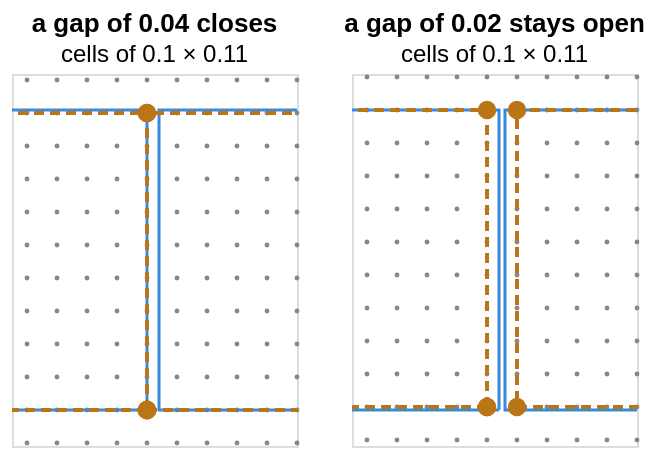

Specify this chart in Vega-Lite:
### Vega-Lite specification from a JSON file in a GitHub repository (floating-point values rounded to 4 significant figures)
{"config": {"view": {"continuousWidth": 400, "continuousHeight": 300, "fill": "transparent"}}, "hconcat": [{"layer": [{"data": {"name": "data-4c508c2e6000a6f8570270a0f38a9c72"}, "mark": {"type": "circle", "color": "#888780", "opacity": 1, "size": 6}, "encoding": {"x": {"axis": null, "field": "x", "scale": {"domain": [0.55, 1.5]}, "type": "quantitative"}, "y": {"axis": null, "field": "y", "scale": {"domain": [-0.12, 1.12]}, "type": "quantitative"}}}, {"data": {"name": "data-3855ffe3240dd9b94f504c9a12ad5997"}, "mark": {"type": "line", "clip": true, "color": "#378ADD", "strokeWidth": 1.5}, "encoding": {"detail": {"field": "part", "type": "nominal"}, "order": {"field": "o", "type": "quantitative"}, "x": {"axis": null, "field": "x", "scale": {"domain": [0.55, 1.5]}, "type": "quantitative"}, "y": {"axis": null, "field": "y", "scale": {"domain": [-0.12, 1.12]}, "type": "quantitative"}}}, {"data": {"name": "data-2fd39993470111dcb0a75370395ec0f4"}, "mark": {"type": "line", "clip": true, "color": "#BA7517", "strokeDash": [5, 3], "strokeWidth": 2}, "encoding": {"detail": {"field": "part", "type": "nominal"}, "order": {"field": "o", "type": "quantitative"}, "x": {"axis": null, "field": "x", "scale": {"domain": [0.55, 1.5]}, "type": "quantitative"}, "y": {"axis": null, "field": "y", "scale": {"domain": [-0.12, 1.12]}, "type": "quantitative"}}}, {"data": {"name": "data-2fd39993470111dcb0a75370395ec0f4"}, "mark": {"type": "point", "clip": true, "color": "#BA7517", "opacity": 1, "size": 60, "strokeWidth": 1.5}, "encoding": {"fill": {"condition": {"test": "datum.on", "value": "#BA7517"}, "value": null}, "x": {"axis": null, "field": "x", "scale": {"domain": [0.55, 1.5]}, "type": "quantitative"}, "y": {"axis": null, "field": "y", "scale": {"domain": [-0.12, 1.12]}, "type": "quantitative"}}}], "height": 186.0, "title": {"text": "a gap of 0.04 closes", "subtitle": "cells of 0.1 × 0.11"}, "width": 142.5}, {"layer": [{"data": {"name": "data-6c634826c50468cee68c3460d1b68643"}, "mark": {"type": "circle", "color": "#888780", "opacity": 1, "size": 6}, "encoding": {"x": {"axis": null, "field": "x", "scale": {"domain": [0.55, 1.5]}, "type": "quantitative"}, "y": {"axis": null, "field": "y", "scale": {"domain": [1.08, 2.32]}, "type": "quantitative"}}}, {"data": {"name": "data-3855ffe3240dd9b94f504c9a12ad5997"}, "mark": {"type": "line", "clip": true, "color": "#378ADD", "strokeWidth": 1.5}, "encoding": {"detail": {"field": "part", "type": "nominal"}, "order": {"field": "o", "type": "quantitative"}, "x": {"axis": null, "field": "x", "scale": {"domain": [0.55, 1.5]}, "type": "quantitative"}, "y": {"axis": null, "field": "y", "scale": {"domain": [1.08, 2.32]}, "type": "quantitative"}}}, {"data": {"name": "data-2fd39993470111dcb0a75370395ec0f4"}, "mark": {"type": "line", "clip": true, "color": "#BA7517", "strokeDash": [5, 3], "strokeWidth": 2}, "encoding": {"detail": {"field": "part", "type": "nominal"}, "order": {"field": "o", "type": "quantitative"}, "x": {"axis": null, "field": "x", "scale": {"domain": [0.55, 1.5]}, "type": "quantitative"}, "y": {"axis": null, "field": "y", "scale": {"domain": [1.08, 2.32]}, "type": "quantitative"}}}, {"data": {"name": "data-2fd39993470111dcb0a75370395ec0f4"}, "mark": {"type": "point", "clip": true, "color": "#BA7517", "opacity": 1, "size": 60, "strokeWidth": 1.5}, "encoding": {"fill": {"condition": {"test": "datum.on", "value": "#BA7517"}, "value": null}, "x": {"axis": null, "field": "x", "scale": {"domain": [0.55, 1.5]}, "type": "quantitative"}, "y": {"axis": null, "field": "y", "scale": {"domain": [1.08, 2.32]}, "type": "quantitative"}}}], "height": 186.0, "title": {"text": "a gap of 0.02 stays open", "subtitle": "cells of 0.1 × 0.11"}, "width": 142.5}], "background": "transparent", "$schema": "https://vega.github.io/schema/vega-lite/v6.4.1.json", "datasets": {"data-4c508c2e6000a6f8570270a0f38a9c72": [{"x": 0.6, "y": -0.11}, {"x": 0.7, "y": -0.11}, {"x": 0.8, "y": -0.11}, {"x": 0.9, "y": -0.11}, {"x": 1.0, "y": -0.11}, {"x": 1.1, "y": -0.11}, {"x": 1.2, "y": -0.11}, {"x": 1.3, "y": -0.11}, {"x": 1.4, "y": -0.11}, {"x": 1.5, "y": -0.11}, {"x": 0.6, "y": 0.0}, {"x": 0.7, "y": 0.0}, {"x": 0.8, "y": 0.0}, {"x": 0.9, "y": 0.0}, {"x": 1.0, "y": 0.0}, {"x": 1.1, "y": 0.0}, {"x": 1.2, "y": 0.0}, {"x": 1.3, "y": 0.0}, {"x": 1.4, "y": 0.0}, {"x": 1.5, "y": 0.0}, {"x": 0.6, "y": 0.11}, {"x": 0.7, "y": 0.11}, {"x": 0.8, "y": 0.11}, {"x": 0.9, "y": 0.11}, {"x": 1.0, "y": 0.11}, {"x": 1.1, "y": 0.11}, {"x": 1.2, "y": 0.11}, {"x": 1.3, "y": 0.11}, {"x": 1.4, "y": 0.11}, {"x": 1.5, "y": 0.11}, {"x": 0.6, "y": 0.22}, {"x": 0.7, "y": 0.22}, {"x": 0.8, "y": 0.22}, {"x": 0.9, "y": 0.22}, {"x": 1.0, "y": 0.22}, {"x": 1.1, "y": 0.22}, {"x": 1.2, "y": 0.22}, {"x": 1.3, "y": 0.22}, {"x": 1.4, "y": 0.22}, {"x": 1.5, "y": 0.22}, {"x": 0.6, "y": 0.33}, {"x": 0.7, "y": 0.33}, {"x": 0.8, "y": 0.33}, {"x": 0.9, "y": 0.33}, {"x": 1.0, "y": 0.33}, {"x": 1.1, "y": 0.33}, {"x": 1.2, "y": 0.33}, {"x": 1.3, "y": 0.33}, {"x": 1.4, "y": 0.33}, {"x": 1.5, "y": 0.33}, {"x": 0.6, "y": 0.44}, {"x": 0.7, "y": 0.44}, {"x": 0.8, "y": 0.44}, {"x": 0.9, "y": 0.44}, {"x": 1.0, "y": 0.44}, {"x": 1.1, "y": 0.44}, {"x": 1.2, "y": 0.44}, {"x": 1.3, "y": 0.44}, {"x": 1.4, "y": 0.44}, {"x": 1.5, "y": 0.44}, {"x": 0.6, "y": 0.55}, {"x": 0.7, "y": 0.55}, {"x": 0.8, "y": 0.55}, {"x": 0.9, "y": 0.55}, {"x": 1.0, "y": 0.55}, {"x": 1.1, "y": 0.55}, {"x": 1.2, "y": 0.55}, {"x": 1.3, "y": 0.55}, {"x": 1.4, "y": 0.55}, {"x": 1.5, "y": 0.55}, {"x": 0.6, "y": 0.66}, {"x": 0.7, "y": 0.66}, {"x": 0.8, "y": 0.66}, {"x": 0.9, "y": 0.66}, {"x": 1.0, "y": 0.66}, {"x": 1.1, "y": 0.66}, {"x": 1.2, "y": 0.66}, {"x": 1.3, "y": 0.66}, {"x": 1.4, "y": 0.66}, {"x": 1.5, "y": 0.66}, {"x": 0.6, "y": 0.77}, {"x": 0.7, "y": 0.77}, {"x": 0.8, "y": 0.77}, {"x": 0.9, "y": 0.77}, {"x": 1.0, "y": 0.77}, {"x": 1.1, "y": 0.77}, {"x": 1.2, "y": 0.77}, {"x": 1.3, "y": 0.77}, {"x": 1.4, "y": 0.77}, {"x": 1.5, "y": 0.77}, {"x": 0.6, "y": 0.88}, {"x": 0.7, "y": 0.88}, {"x": 0.8, "y": 0.88}, {"x": 0.9, "y": 0.88}, {"x": 1.0, "y": 0.88}, {"x": 1.1, "y": 0.88}, {"x": 1.2, "y": 0.88}, {"x": 1.3, "y": 0.88}, {"x": 1.4, "y": 0.88}, {"x": 1.5, "y": 0.88}, {"x": 0.6, "y": 0.99}, {"x": 0.7, "y": 0.99}, {"x": 0.8, "y": 0.99}, {"x": 0.9, "y": 0.99}, {"x": 1.0, "y": 0.99}, {"x": 1.1, "y": 0.99}, {"x": 1.2, "y": 0.99}, {"x": 1.3, "y": 0.99}, {"x": 1.4, "y": 0.99}, {"x": 1.5, "y": 0.99}, {"x": 0.6, "y": 1.1}, {"x": 0.7, "y": 1.1}, {"x": 0.8, "y": 1.1}, {"x": 0.9, "y": 1.1}, {"x": 1.0, "y": 1.1}, {"x": 1.1, "y": 1.1}, {"x": 1.2, "y": 1.1}, {"x": 1.3, "y": 1.1}, {"x": 1.4, "y": 1.1}, {"x": 1.5, "y": 1.1}], "data-3855ffe3240dd9b94f504c9a12ad5997": [{"x": 1.0, "y": 0.0, "part": 0, "o": 0}, {"x": 1.0, "y": 1.0, "part": 0, "o": 1}, {"x": 0.0, "y": 1.0, "part": 0, "o": 2}, {"x": 0.0, "y": 0.0, "part": 0, "o": 3}, {"x": 1.0, "y": 0.0, "part": 0, "o": 4}, {"x": 2.0, "y": 0.0, "part": 1, "o": 5}, {"x": 2.0, "y": 1.0, "part": 1, "o": 6}, {"x": 1.04, "y": 1.0, "part": 1, "o": 7}, {"x": 1.04, "y": 0.0, "part": 1, "o": 8}, {"x": 2.0, "y": 0.0, "part": 1, "o": 9}, {"x": 1.04, "y": 1.2, "part": 2, "o": 10}, {"x": 1.04, "y": 2.2, "part": 2, "o": 11}, {"x": 0.0, "y": 2.2, "part": 2, "o": 12}, {"x": 0.0, "y": 1.2, "part": 2, "o": 13}, {"x": 1.04, "y": 1.2, "part": 2, "o": 14}, {"x": 2.0, "y": 1.2, "part": 3, "o": 15}, {"x": 2.0, "y": 2.2, "part": 3, "o": 16}, {"x": 1.06, "y": 2.2, "part": 3, "o": 17}, {"x": 1.06, "y": 1.2, "part": 3, "o": 18}, {"x": 2.0, "y": 1.2, "part": 3, "o": 19}], "data-2fd39993470111dcb0a75370395ec0f4": [{"x": 1.0, "y": 0.0, "part": 0, "o": 0, "on": true}, {"x": 1.0, "y": 0.99, "part": 0, "o": 1, "on": true}, {"x": 0.0, "y": 0.99, "part": 0, "o": 2, "on": true}, {"x": 0.0, "y": 0.0, "part": 0, "o": 3, "on": true}, {"x": 1.0, "y": 0.0, "part": 0, "o": 4, "on": true}, {"x": 1.0, "y": 0.0, "part": 1, "o": 5, "on": true}, {"x": 2.0, "y": 0.0, "part": 1, "o": 6, "on": true}, {"x": 2.0, "y": 0.99, "part": 1, "o": 7, "on": true}, {"x": 1.0, "y": 0.99, "part": 1, "o": 8, "on": true}, {"x": 1.0, "y": 0.0, "part": 1, "o": 9, "on": true}, {"x": 1.0, "y": 1.21, "part": 2, "o": 10, "on": true}, {"x": 1.0, "y": 2.2, "part": 2, "o": 11, "on": true}, {"x": 0.0, "y": 2.2, "part": 2, "o": 12, "on": true}, {"x": 0.0, "y": 1.21, "part": 2, "o": 13, "on": true}, {"x": 1.0, "y": 1.21, "part": 2, "o": 14, "on": true}, {"x": 2.0, "y": 1.21, "part": 3, "o": 15, "on": true}, {"x": 2.0, "y": 2.2, "part": 3, "o": 16, "on": true}, {"x": 1.1, "y": 2.2, "part": 3, "o": 17, "on": true}, {"x": 1.1, "y": 1.21, "part": 3, "o": 18, "on": true}, {"x": 2.0, "y": 1.21, "part": 3, "o": 19, "on": true}], "data-6c634826c50468cee68c3460d1b68643": [{"x": 0.6, "y": 1.1}, {"x": 0.7, "y": 1.1}, {"x": 0.8, "y": 1.1}, {"x": 0.9, "y": 1.1}, {"x": 1.0, "y": 1.1}, {"x": 1.1, "y": 1.1}, {"x": 1.2, "y": 1.1}, {"x": 1.3, "y": 1.1}, {"x": 1.4, "y": 1.1}, {"x": 1.5, "y": 1.1}, {"x": 0.6, "y": 1.21}, {"x": 0.7, "y": 1.21}, {"x": 0.8, "y": 1.21}, {"x": 0.9, "y": 1.21}, {"x": 1.0, "y": 1.21}, {"x": 1.1, "y": 1.21}, {"x": 1.2, "y": 1.21}, {"x": 1.3, "y": 1.21}, {"x": 1.4, "y": 1.21}, {"x": 1.5, "y": 1.21}, {"x": 0.6, "y": 1.32}, {"x": 0.7, "y": 1.32}, {"x": 0.8, "y": 1.32}, {"x": 0.9, "y": 1.32}, {"x": 1.0, "y": 1.32}, {"x": 1.1, "y": 1.32}, {"x": 1.2, "y": 1.32}, {"x": 1.3, "y": 1.32}, {"x": 1.4, "y": 1.32}, {"x": 1.5, "y": 1.32}, {"x": 0.6, "y": 1.43}, {"x": 0.7, "y": 1.43}, {"x": 0.8, "y": 1.43}, {"x": 0.9, "y": 1.43}, {"x": 1.0, "y": 1.43}, {"x": 1.1, "y": 1.43}, {"x": 1.2, "y": 1.43}, {"x": 1.3, "y": 1.43}, {"x": 1.4, "y": 1.43}, {"x": 1.5, "y": 1.43}, {"x": 0.6, "y": 1.54}, {"x": 0.7, "y": 1.54}, {"x": 0.8, "y": 1.54}, {"x": 0.9, "y": 1.54}, {"x": 1.0, "y": 1.54}, {"x": 1.1, "y": 1.54}, {"x": 1.2, "y": 1.54}, {"x": 1.3, "y": 1.54}, {"x": 1.4, "y": 1.54}, {"x": 1.5, "y": 1.54}, {"x": 0.6, "y": 1.65}, {"x": 0.7, "y": 1.65}, {"x": 0.8, "y": 1.65}, {"x": 0.9, "y": 1.65}, {"x": 1.0, "y": 1.65}, {"x": 1.1, "y": 1.65}, {"x": 1.2, "y": 1.65}, {"x": 1.3, "y": 1.65}, {"x": 1.4, "y": 1.65}, {"x": 1.5, "y": 1.65}, {"x": 0.6, "y": 1.76}, {"x": 0.7, "y": 1.76}, {"x": 0.8, "y": 1.76}, {"x": 0.9, "y": 1.76}, {"x": 1.0, "y": 1.76}, {"x": 1.1, "y": 1.76}, {"x": 1.2, "y": 1.76}, {"x": 1.3, "y": 1.76}, {"x": 1.4, "y": 1.76}, {"x": 1.5, "y": 1.76}, {"x": 0.6, "y": 1.87}, {"x": 0.7, "y": 1.87}, {"x": 0.8, "y": 1.87}, {"x": 0.9, "y": 1.87}, {"x": 1.0, "y": 1.87}, {"x": 1.1, "y": 1.87}, {"x": 1.2, "y": 1.87}, {"x": 1.3, "y": 1.87}, {"x": 1.4, "y": 1.87}, {"x": 1.5, "y": 1.87}, {"x": 0.6, "y": 1.98}, {"x": 0.7, "y": 1.98}, {"x": 0.8, "y": 1.98}, {"x": 0.9, "y": 1.98}, {"x": 1.0, "y": 1.98}, {"x": 1.1, "y": 1.98}, {"x": 1.2, "y": 1.98}, {"x": 1.3, "y": 1.98}, {"x": 1.4, "y": 1.98}, {"x": 1.5, "y": 1.98}, {"x": 0.6, "y": 2.09}, {"x": 0.7, "y": 2.09}, {"x": 0.8, "y": 2.09}, {"x": 0.9, "y": 2.09}, {"x": 1.0, "y": 2.09}, {"x": 1.1, "y": 2.09}, {"x": 1.2, "y": 2.09}, {"x": 1.3, "y": 2.09}, {"x": 1.4, "y": 2.09}, {"x": 1.5, "y": 2.09}, {"x": 0.6, "y": 2.2}, {"x": 0.7, "y": 2.2}, {"x": 0.8, "y": 2.2}, {"x": 0.9, "y": 2.2}, {"x": 1.0, "y": 2.2}, {"x": 1.1, "y": 2.2}, {"x": 1.2, "y": 2.2}, {"x": 1.3, "y": 2.2}, {"x": 1.4, "y": 2.2}, {"x": 1.5, "y": 2.2}, {"x": 0.6, "y": 2.31}, {"x": 0.7, "y": 2.31}, {"x": 0.8, "y": 2.31}, {"x": 0.9, "y": 2.31}, {"x": 1.0, "y": 2.31}, {"x": 1.1, "y": 2.31}, {"x": 1.2, "y": 2.31}, {"x": 1.3, "y": 2.31}, {"x": 1.4, "y": 2.31}, {"x": 1.5, "y": 2.31}]}}
